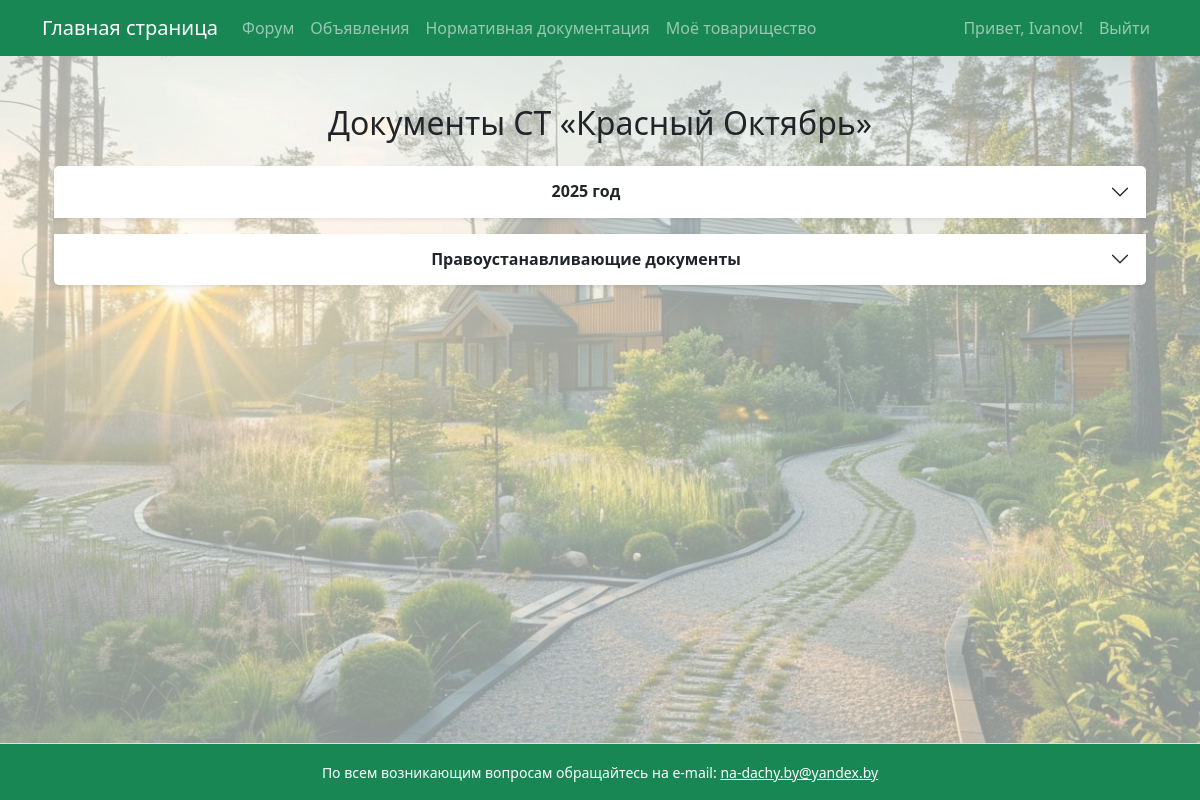
Page /community/1/documents/ (signed in) on the committed database.
### garden/models.py (models this page shows, shortened)
class Community(models.Model):
    name = models.CharField(max_length=100)
    description = models.TextField(blank=True)
    legal_address = models.TextField("Юридический адрес", blank=True, null=True)
    postal_address = models.TextField("Почтовый адрес", blank=True, null=True)
    bank_details = models.TextField("Банковские реквизиты", blank=True, null=True)
    additional_info = models.TextField("Дополнительная информация", blank=True, null=True)
    messenger_group_link = models.URLField(
        "Ссылка на группу в мессенджере",
        max_length=400,
        blank=True,
        null=True,
        help_text="Ссылка на группу Viber или другую мессенджер-группу."
    )
    is_active = models.BooleanField(default=True, verbose_name="Активно на сайте")

class DocumentFolder(models.Model):
    name = models.CharField(max_length=255)
    community = models.ForeignKey('Community', on_delete=models.CASCADE, related_name='folders')
    order = models.PositiveIntegerField(default=0, blank=False, null=False)
    class Meta:
        ordering = ['order']  # включаем сортировку по полю

### garden/views.py (the view)
# urls.py: path('community/<int:community_id>/documents/', views.documents_list, name='documents_list'),
@login_required
def documents_list(request, community_id):
    community = get_object_or_404(Community, pk=community_id)
    folders = community.folders.prefetch_related(
        models.Prefetch(
            'documents',
            queryset=Document.objects.filter(is_deleted=False)
        )
    )
    is_chairman_or_board = user_can_manage_documents(request.user)
    context = {
        'community': community,
        'folders': folders,
        'is_chairman_or_board': is_chairman_or_board,
    }
    return render(request, 'documents_list.html', context)

### garden/context_processors.py (called while the page is built)
def total_visits_processor(request):
    counter, created = PageVisit.objects.get_or_create(page_name='main_page')
    return {
        'total_visits': counter.visits
    }

def online_users_processor(request):
    now = timezone.now()
    active_threshold = now - timedelta(seconds=40)  # считаем активными за последние 40 секунд
    online_count = Profile.objects.filter(last_seen__gte=active_threshold).count()
    return {'online_users': online_count}

### garden/views.py (called while the page is built)
def user_can_manage_documents(user):
    profile = getattr(user, 'profile', None)
    return profile is not None and profile.role in ['chairman', 'board_member']

### garden/templates/documents_list.html (shortened to what this page needs)
{% extends 'base.html' %}
{% block content %}
<div class="container my-4">
  <div class="d-flex justify-content-between align-items-center mb-4">
    <h2 class="mb-0 text-center flex-grow-1">Документы СТ «{{ community.name }}»</h2>
  </div>
  {% if folders %}
    <div class="accordion" id="documentsAccordion">
      {% for folder in folders %}
        <div class="accordion-item mb-3 shadow-sm border-0">
          <h2 class="accordion-header" id="heading-{{ folder.id }}">
            <button class="accordion-button collapsed fw-semibold" type="button"
                    data-bs-toggle="collapse"
                    data-bs-target="#collapse-{{ folder.id }}"
                    aria-expanded="false"
                    aria-controls="collapse-{{ folder.id }}">
              {{ folder.name }}
            </button>
          </h2>
        </div>
      {% endfor %}
    </div>
  {% else %}
    <div class="alert alert-info text-center mt-5">Документы ещё не добавлены.</div>
  {% endif %}
</div>
{% endblock %}

### templates/base.html (shortened to what this page needs)
<!DOCTYPE html>
<html lang="ru">
<head>
    <link rel="stylesheet" href="https://cdn.jsdelivr.net/npm/bootstrap@5.3.0/dist/css/bootstrap.min.css">
</head>
<body>
    <div class="page-container">
        <nav class="navbar navbar-expand-lg navbar-dark bg-success mb-4">
            <div class="container">
                <a class="navbar-brand" href="{% url 'main_page' %}">Главная страница</a>
                <div class="collapse navbar-collapse" id="navbarSupportedContent">
                    <ul class="navbar-nav me-auto mb-2 mb-lg-0">
                        <li class="nav-item"><a class="nav-link" href="{% url 'forum' %}">Форум</a></li>
                        <li class="nav-item"><a class="nav-link" href="{% url 'ads' %}">Объявления</a></li>
                        <li class="nav-item"><a class="nav-link" href="https://strb.by/?page_id=22" target="_blank" rel="noopener noreferrer">Нормативная документация</a></li>
                        <li class="nav-item"><a class="nav-link" href="{% url 'my_community' %}">Моё товарищество</a></li>
                    </ul>
                    <ul class="navbar-nav ms-auto mb-2 mb-lg-0">
                        {% if user.is_authenticated %}
                            <li class="nav-item">
                                <span class="nav-link">Привет, {{ user.username }}!</span>
                            </li>
                            <li class="nav-item">
                                <a class="nav-link" href="#" onclick="event.preventDefault(); document.getElementById('logout-form').submit();">
                                    Выйти
                                </a>
                            </li>
                        {% else %}
                            <li class="nav-item"><a class="nav-link" href="{% url 'login' %}">Войти</a></li>
                        {% endif %}
                    </ul>
                </div>
            </div>
        </nav>
        <main class="content-wrap container">
            {% block content %}
            {% endblock %}
        </main>
        <footer class="bg-success text-center py-3 mt-4 border-top text-white">
            <div class="container">
                <small>
                    По всем возникающим вопросам обращайтесь на e-mail:
                    <a href="mailto:na-dachy.by@yandex.by" class="text-white text-decoration-underline">
                        na-dachy.by@yandex.by
                    </a>
                </small>
            </div>
        </footer>
    </div>
</body>
</body>
</html>

### templates/base.html (style rules this page uses)
body, html { height: 100%; margin: 0; }
.page-container { min-height: 100vh; display: flex; flex-direction: column; min-height: 100vh; background-image: url('/static/images/background.jpg'); background-repeat: no-repeat; background-position: center center; background-size: cover; background-color: rgba(240, 248, 245, 0.6); background-blend-mode: lighten; }
.content-wrap { flex: 1; }
.accordion-button { display: flex; justify-content: center !important; position: relative; padding-right: 3rem; text-align: center; }
.accordion-button::after { position: absolute; right: 1rem; top: 50%; transform: translateY(-50%); }

### rows in the picture
Community: name "Красный Октябрь"
DocumentFolder: name "2025 год"
DocumentFolder: name "Правоустанавливающие документы"

### other values in the picture
{{ user.username }} "Ivanov"
